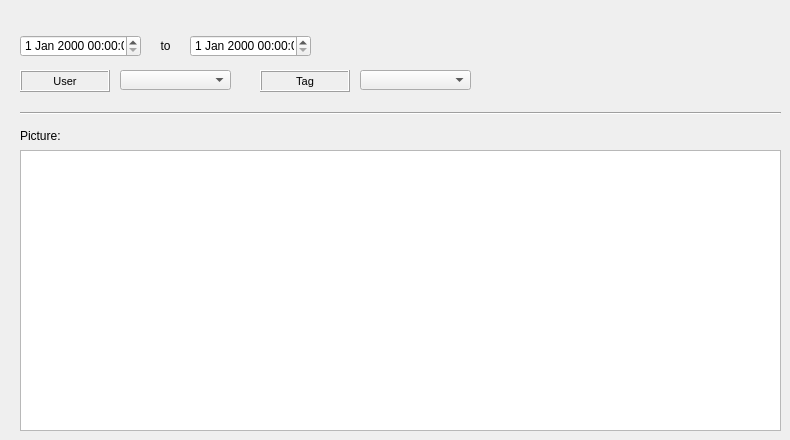
   <widget class="QWidget" name="tab_20">
    <attribute name="title">
     <string>Picture</string>
    </attribute>
    <widget class="QDateTimeEdit" name="dateTimeEdit_27">
     <property name="geometry">
      <rect>
       <x>20</x>
       <y>35</y>
       <width>121</width>
       <height>22</height>
      </rect>
     </property>
    </widget>
    <widget class="Line" name="line_12">
     <property name="geometry">
      <rect>
       <x>20</x>
       <y>105</y>
       <width>761</width>
       <height>16</height>
      </rect>
     </property>
     <property name="orientation">
      <enum>Qt::Horizontal</enum>
     </property>
    </widget>
    <widget class="QComboBox" name="comboBox_83">
     <property name="geometry">
      <rect>
       <x>120</x>
       <y>70</y>
       <width>111</width>
       <height>20</height>
      </rect>
     </property>
    </widget>
    <widget class="QLabel" name="label_picture">
     <property name="geometry">
      <rect>
       <x>20</x>
       <y>125</y>
       <width>90</width>
       <height>22</height>
      </rect>
     </property>
     <property name="font">
      <font>
       <pointsize>9</pointsize>
      </font>
     </property>
     <property name="frameShape">
      <enum>QFrame::NoFrame</enum>
     </property>
     <property name="frameShadow">
      <enum>QFrame::Plain</enum>
     </property>
     <property name="text">
      <string>Picture:</string>
     </property>
     <property name="textFormat">
      <enum>Qt::AutoText</enum>
     </property>
     <property name="scaledContents">
      <bool>false</bool>
     </property>
     <property name="alignment">
      <set>Qt::AlignLeading|Qt::AlignLeft|Qt::AlignVCenter</set>
     </property>
     <property name="margin">
      <number>3</number>
     </property>
    </widget>
    <widget class="QComboBox" name="comboBox_84">
     <property name="geometry">
      <rect>
       <x>360</x>
       <y>70</y>
       <width>111</width>
       <height>20</height>
      </rect>
     </property>
    </widget>
    <widget class="QLabel" name="label_user_2">
     <property name="geometry">
      <rect>
       <x>20</x>
       <y>70</y>
       <width>90</width>
       <height>22</height>
      </rect>
     </property>
     <property name="font">
      <font>
       <pointsize>8</pointsize>
      </font>
     </property>
     <property name="frameShape">
      <enum>QFrame::Box</enum>
     </property>
     <property name="frameShadow">
      <enum>QFrame::Raised</enum>
     </property>
     <property name="text">
      <string>User</string>
     </property>
     <property name="textFormat">
      <enum>Qt::AutoText</enum>
     </property>
     <property name="scaledContents">
      <bool>false</bool>
     </property>
     <property name="alignment">
      <set>Qt::AlignCenter</set>
     </property>
     <property name="margin">
      <number>3</number>
     </property>
    </widget>
    <widget class="QDateTimeEdit" name="dateTimeEdit_28">
     <property name="geometry">
      <rect>
       <x>190</x>
       <y>35</y>
       <width>121</width>
       <height>22</height>
      </rect>
     </property>
    </widget>
    <widget class="QLabel" name="label_to_2">
     <property name="geometry">
      <rect>
       <x>150</x>
       <y>35</y>
       <width>31</width>
       <height>22</height>
      </rect>
     </property>
     <property name="font">
      <font>
       <pointsize>9</pointsize>
      </font>
     </property>
     <property name="frameShape">
      <enum>QFrame::NoFrame</enum>
     </property>
     <property name="frameShadow">
      <enum>QFrame::Raised</enum>
     </property>
     <property name="text">
      <string>to</string>
     </property>
     <property name="textFormat">
      <enum>Qt::AutoText</enum>
     </property>
     <property name="scaledContents">
      <bool>false</bool>
     </property>
     <property name="alignment">
      <set>Qt::AlignCenter</set>
     </property>
     <property name="margin">
      <number>3</number>
     </property>
    </widget>
    <widget class="QTableWidget" name="tableWidget_18">
     <property name="geometry">
      <rect>
       <x>20</x>
       <y>150</y>
       <width>761</width>
       <height>281</height>
      </rect>
     </property>
    </widget>
    <widget class="QLabel" name="label_tag_2">
     <property name="geometry">
      <rect>
       <x>260</x>
       <y>70</y>
       <width>90</width>
       <height>22</height>
      </rect>
     </property>
     <property name="font">
      <font>
       <pointsize>8</pointsize>
      </font>
     </property>
     <property name="frameShape">
      <enum>QFrame::Box</enum>
     </property>
     <property name="frameShadow">
      <enum>QFrame::Raised</enum>
     </property>
     <property name="text">
      <string>Tag</string>
     </property>
     <property name="textFormat">
      <enum>Qt::AutoText</enum>
     </property>
     <property name="scaledContents">
      <bool>false</bool>
     </property>
     <property name="alignment">
      <set>Qt::AlignCenter</set>
     </property>
     <property name="margin">
      <number>3</number>
     </property>
    </widget>
   </widget>
